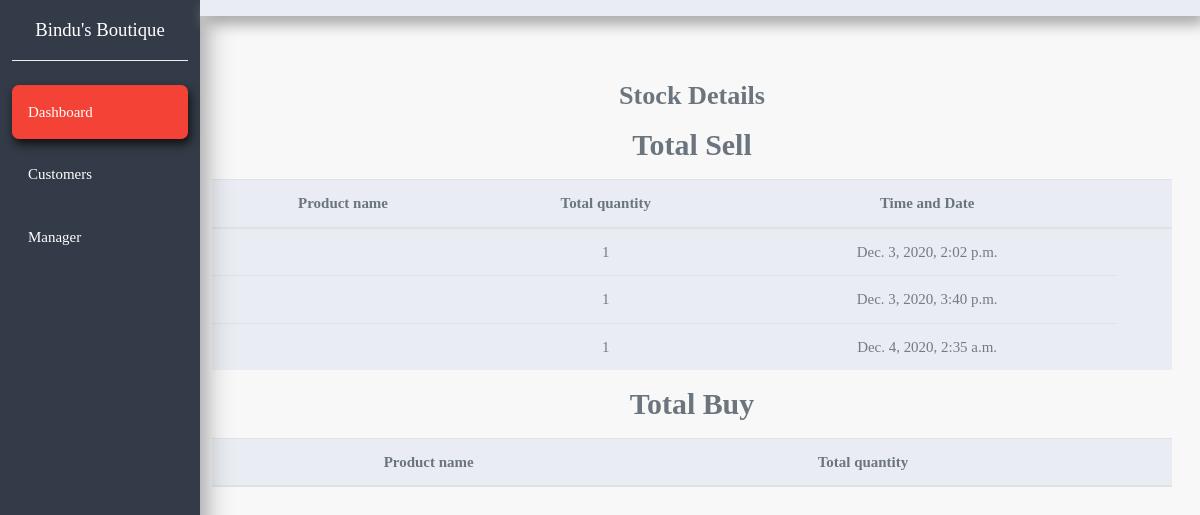
Page /stock_detail/ on the earlier database version.
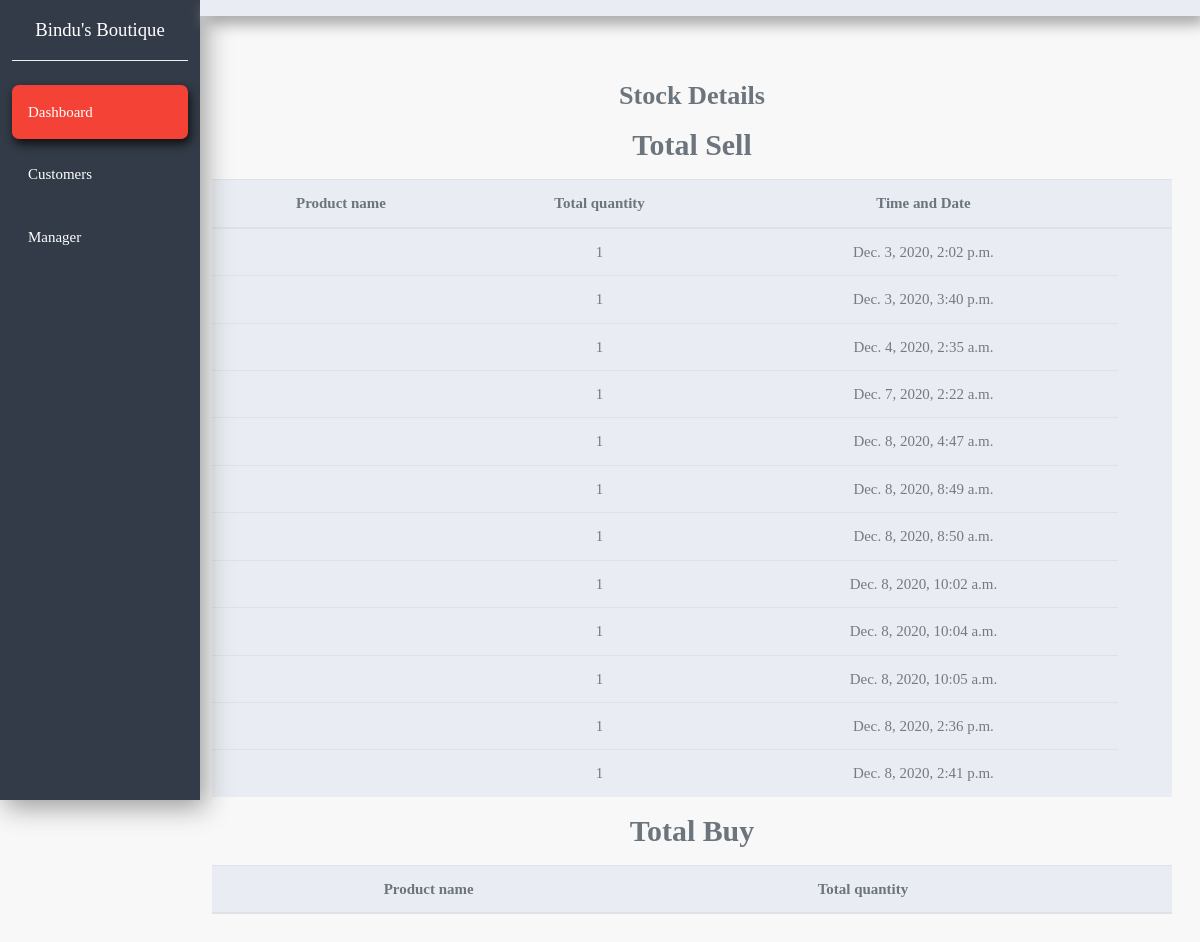
Same page on the later database version.
### crm/models.py (models this page shows, shortened)
class Order(models.Model):
    customer = models.ForeignKey(Customer, null= True, on_delete= models.SET_NULL)
    category = models.CharField(max_length=1,default='S',null=True)
    gold_rate = models.DecimalField(max_digits=10,decimal_places=2,null=True,default=0.00)
    cost = models.IntegerField(null=True, blank=True,default=0)
    paid = models.IntegerField(null=True, blank=True,default=0)
    balance = models.IntegerField(null=True, blank=True,default=0)
    qty = models.IntegerField(null=True, blank=True,default=1)
    date_created = models.DateTimeField(auto_now_add=True, null=True)

### crm/views.py (the view)
# urls.py: path('stock_detail/', views.stock_detail, name="stock_detail"),
def stock_detail(request):
    orders = Order.objects.all()
    supplier_slip_list = Supplier_slip.objects.all()
    context = {'orders': orders, 'supplier_slip_list': supplier_slip_list}
    return render(request, 'crm/stock_detail.html', context)

### crm/templates/crm/stock_detail.html (shortened to what this page needs)
{% extends 'crm/base.html'%} {% block content %}
<section>
  <div class="container-fluid">
    <div class="row mb-5">
      <div class="col-xl-10 col-lg-9 col-md-8 ml-auto mt-5">
        <div class="row align-items-center">
          <div class="col mt-3 mr-3">
            <h3 class="text-muted text-center mb-3">Stock Details</h3>
            <h2 class="text-muted text-center mb-3">Total Sell</h2>
            <table class="table table-striped bg-light text-center">
              <thead>
                <tr class="text-muted">
                  <th>Product name</th>
                  <th>Total quantity</th>
                  <th>Time and Date</th>
                  <th></th>
                </tr>
              </thead>
              <tbody>
                {% for item in orders %}
                <tr>
                  <td>{{item.product.name}}</td>
                  <td>{{item.qty}}</td>
                  <td>{{item.date_created}}</td>
                </tr>
                {% endfor %}
              </tbody>
            </table>
            <h2 class="text-muted text-center mb-3">Total Buy</h2>
            <table class="table table-striped bg-light text-center">
              <thead>
                <tr class="text-muted">
                  <th>Product name</th>
                  <th>Total quantity</th>
                  <th></th>
                </tr>
              </thead>
            </table>
          </div>
        </div>
      </div>
    </div>
  </div>
</section>
{% endblock %}

Differences in the rows shown:
added Order: qty "1", date_created "Dec. 7, 2020, 2:22 a.m."
added Order: qty "1", date_created "Dec. 8, 2020, 4:47 a.m."
added Order: qty "1", date_created "Dec. 8, 2020, 8:49 a.m."
added Order: qty "1", date_created "Dec. 8, 2020, 8:50 a.m."
added Order: qty "1", date_created "Dec. 8, 2020, 10:02 a.m."
added Order: qty "1", date_created "Dec. 8, 2020, 10:04 a.m."
added Order: qty "1", date_created "Dec. 8, 2020, 10:05 a.m."
added Order: qty "1", date_created "Dec. 8, 2020, 2:36 p.m."
added Order: qty "1", date_created "Dec. 8, 2020, 2:41 p.m."
